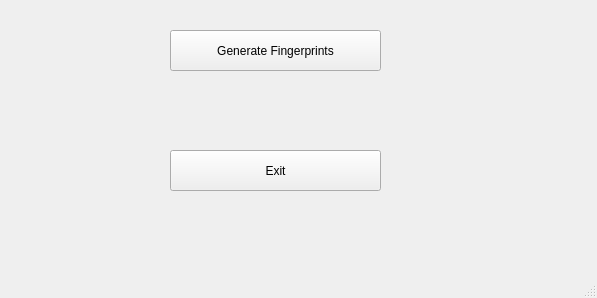
<?xml version="1.0" encoding="UTF-8"?>
<ui version="4.0">
 <class>MainWindow</class>
 <widget class="QMainWindow" name="MainWindow">
  <property name="geometry">
   <rect>
    <x>0</x>
    <y>0</y>
    <width>597</width>
    <height>298</height>
   </rect>
  </property>
  <property name="windowTitle">
   <string>MainWindow</string>
  </property>
  <widget class="QWidget" name="centralwidget">
   <widget class="QPushButton" name="fingerprints">
    <property name="geometry">
     <rect>
      <x>170</x>
      <y>30</y>
      <width>211</width>
      <height>41</height>
     </rect>
    </property>
    <property name="text">
     <string>Generate Fingerprints</string>
    </property>
    <property name="checkable">
     <bool>false</bool>
    </property>
   </widget>
   <widget class="QPushButton" name="exit">
    <property name="geometry">
     <rect>
      <x>170</x>
      <y>150</y>
      <width>211</width>
      <height>41</height>
     </rect>
    </property>
    <property name="text">
     <string>Exit</string>
    </property>
   </widget>
  </widget>
  <widget class="QMenuBar" name="menubar">
   <property name="geometry">
    <rect>
     <x>0</x>
     <y>0</y>
     <width>597</width>
     <height>26</height>
    </rect>
   </property>
  </widget>
  <widget class="QStatusBar" name="statusbar"/>
 </widget>
 <resources/>
 <connections/>
</ui>
